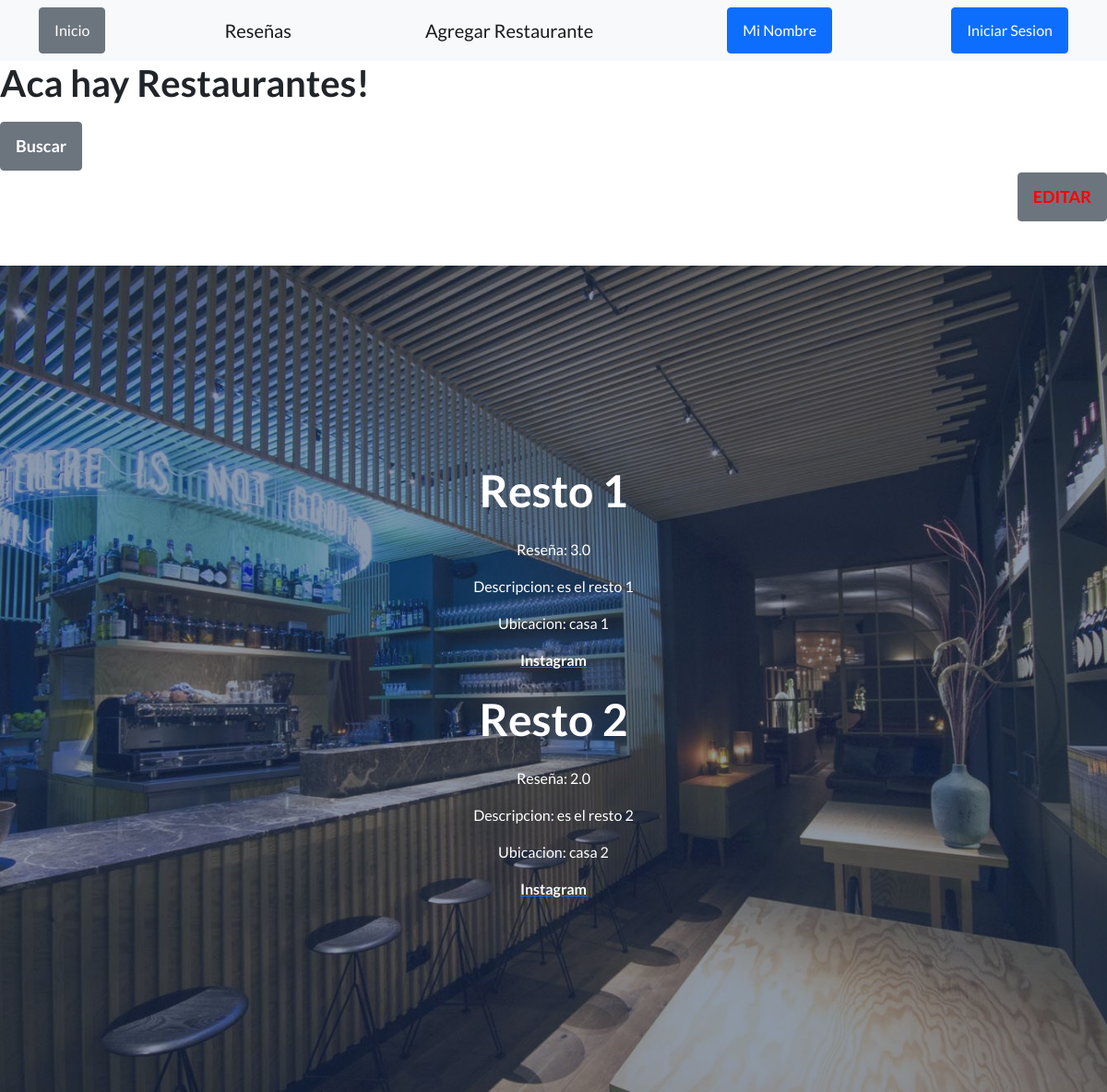
The app's page /AppResto/restaurantes/ with its own data.
### AppResto/models.py (models this page shows, shortened)
class Restaurante(models.Model):
    nombre = models.CharField(max_length=99)
    reseñas = models.FloatField() #quiero que sea el promedio de las reseñas hechas
    descripcion = models.CharField(max_length=250)
    ubicacion=models.CharField(max_length=99)
    instagram = models.URLField()

### AppResto/views.py (the view)
# urls.py: path('restaurantes/',views.Restaurantes,name="Restos"),
def Restaurantes(request):
    restaurantes=Restaurante.objects.all()
    return render(request,"AppResto/restaurantes.html",{"restaurantes":restaurantes})

### AppResto/templates/AppResto/restaurantes.html (shortened to what this page needs)
{% extends 'AppResto/reseñas.html' %}
{% load static %}
                {% block botones %}
                <a class="btn btn-secondary" href="{% url 'inicio' %}">Inicio</a>
                <a class="navbar-brand" href="{% url 'reseñas' %}">Reseñas</a>
                <a class="navbar-brand" href="{% url 'crear_restaurante' %}">Agregar Restaurante</a>
                <a class="btn btn-primary" href="{% url 'usuario' %}">Mi Nombre</a>
                <a class="btn btn-primary" href="{% url 'iniciar_sesion' %}">Iniciar Sesion</a>
                {% endblock %}
        {% block buscaryeditar %}
    <h1 class="mb-5">Aca hay Restaurantes!
        <p> <div class="text-rg-end">
             <a class="btn btn-secondary" href="{% url 'buscar_restaurante' %}"><strong><font size= "4">Buscar</font size></strong></a>
                  <div class="text-lg-end">
             <a class="btn btn-secondary" href="{% url 'select_restaurante' %}"><strong><font size= "4" color="red">EDITAR</font size></strong></a>
         </div>
     </div>
     </p>
     </h1>
     {% endblock %}
                {% block muestra %}
            {% for x in restaurantes %}
            <p>
            <p><strong><font size= "7">{{x.nombre}}</font size></strong></p>
            <p>Reseña: {{x.reseñas}}</p>
            <p>Descripcion: {{x.descripcion}}</p>
            <p>Ubicacion: {{x.ubicacion}}</p>
            <p><a href="{{x.instagram}}"><font color="white"><strong> Instagram</strong></font></a></p>
            </p>
            {% endfor %}
        </div>
    </div>
    {% endblock %}

### records on screen
Restaurante: nombre "Resto 1", reseñas "3.0", descripcion "es el resto 1", ubicacion "casa 1"
Restaurante: nombre "Resto 2", reseñas "2.0", descripcion "es el resto 2", ubicacion "casa 2"
